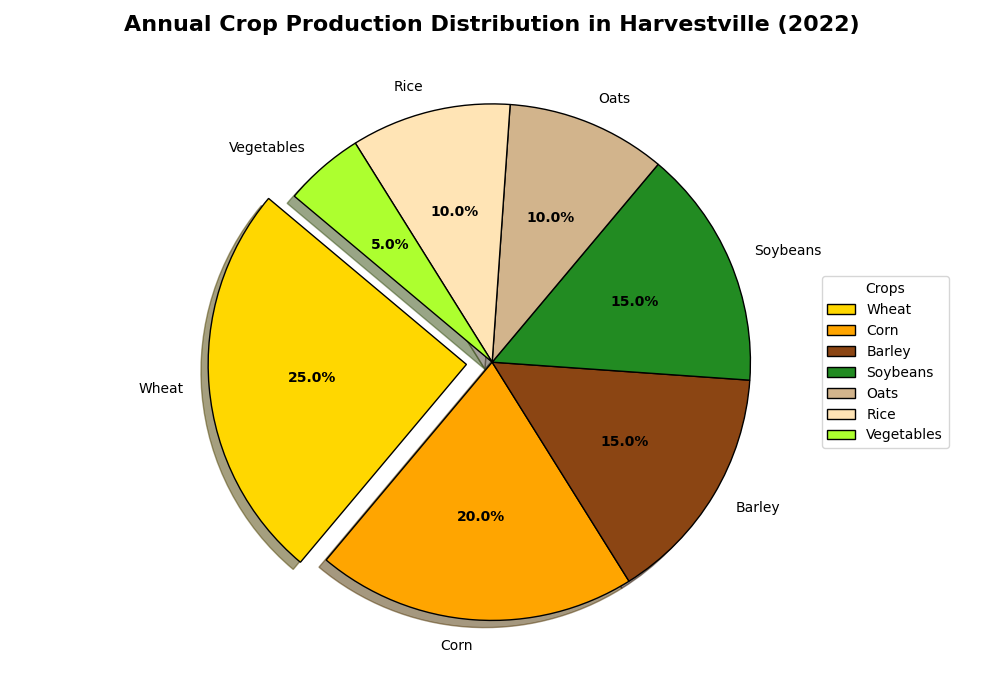

Generate this figure with Python:
import matplotlib.pyplot as plt

# Backstory:
# We're examining a small, thriving independent community of farmers called "Harvestville".
# The pie chart will represent the division of various crops produced in the community's annual agricultural report.

# Crops produced in Harvestville and their respective percentages
crops = ['Wheat', 'Corn', 'Barley', 'Soybeans', 'Oats', 'Rice', 'Vegetables']
percentages = [25, 20, 15, 15, 10, 10, 5]

# Colors associated with each crop
crop_colors = ['#FFD700', '#FFA500', '#8B4513', '#228B22', '#D2B48C', '#FFE4B5','#ADFF2F']

# Explode the largest crop section (Wheat)
explode = [0.1 if crop == 'Wheat' else 0 for crop in crops]

# Create the pie chart
fig, ax = plt.subplots(figsize=(10, 7))
wedges, texts, autotexts = ax.pie(
    percentages,
    labels=crops,
    colors=crop_colors,
    autopct='%1.1f%%',
    startangle=140,  # Start angle for better visual balance
    explode=explode,
    shadow=True,
    wedgeprops={'edgecolor': 'black'}
)

# Customize the percentage labels
for autotext in autotexts:
    autotext.set_color('black')
    autotext.set_fontsize(10)
    autotext.set_weight('bold')

# Add a multi-line title for better clarity
plt.title("Annual Crop Production Distribution in Harvestville (2022)", 
          fontsize=16, fontweight='bold', ha='center')

# Add a legend for the crops
plt.legend(wedges, crops, title="Crops", loc='center left', bbox_to_anchor=(1, 0, 0.5, 1))

# Adjust layout to ensure no overlaps
plt.tight_layout()

# Show the plot
plt.show()
